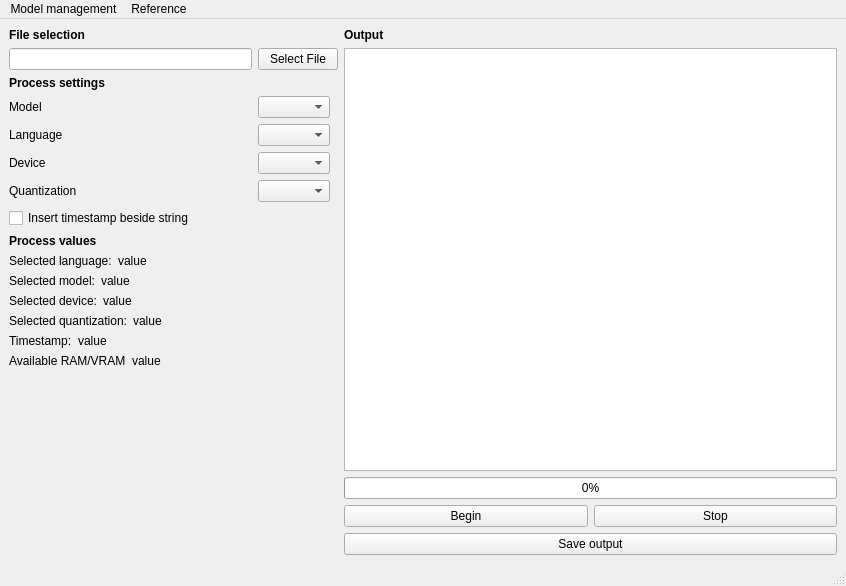
<?xml version="1.0" encoding="UTF-8"?>
<ui version="4.0">
 <class>Main</class>
 <widget class="QMainWindow" name="Main">
  <property name="geometry">
   <rect>
    <x>0</x>
    <y>0</y>
    <width>846</width>
    <height>586</height>
   </rect>
  </property>
  <property name="windowTitle">
   <string>MainWindow</string>
  </property>
  <widget class="QWidget" name="main_widget">
   <layout class="QGridLayout" name="gridLayout">
    <item row="3" column="1">
     <widget class="QComboBox" name="combo_model">
      <property name="sizePolicy">
       <sizepolicy hsizetype="Fixed" vsizetype="Fixed">
        <horstretch>0</horstretch>
        <verstretch>0</verstretch>
       </sizepolicy>
      </property>
     </widget>
    </item>
    <item row="7" column="0" colspan="2">
     <widget class="QCheckBox" name="check_timestamp">
      <property name="sizePolicy">
       <sizepolicy hsizetype="Fixed" vsizetype="Fixed">
        <horstretch>0</horstretch>
        <verstretch>0</verstretch>
       </sizepolicy>
      </property>
      <property name="text">
       <string>Insert timestamp beside string</string>
      </property>
      <property name="checkable">
       <bool>true</bool>
      </property>
      <property name="checked">
       <bool>false</bool>
      </property>
     </widget>
    </item>
    <item row="1" column="1">
     <widget class="QPushButton" name="button_file_selection">
      <property name="sizePolicy">
       <sizepolicy hsizetype="Fixed" vsizetype="Fixed">
        <horstretch>0</horstretch>
        <verstretch>0</verstretch>
       </sizepolicy>
      </property>
      <property name="text">
       <string>Select File</string>
      </property>
     </widget>
    </item>
    <item row="23" column="3">
     <widget class="QPushButton" name="button_stop">
      <property name="text">
       <string>Stop</string>
      </property>
     </widget>
    </item>
    <item row="4" column="0">
     <widget class="QLabel" name="label_language">
      <property name="sizePolicy">
       <sizepolicy hsizetype="Preferred" vsizetype="Fixed">
        <horstretch>0</horstretch>
        <verstretch>0</verstretch>
       </sizepolicy>
      </property>
      <property name="text">
       <string>Language</string>
      </property>
     </widget>
    </item>
    <item row="6" column="0">
     <widget class="QLabel" name="label_quantization">
      <property name="sizePolicy">
       <sizepolicy hsizetype="Preferred" vsizetype="Fixed">
        <horstretch>0</horstretch>
        <verstretch>0</verstretch>
       </sizepolicy>
      </property>
      <property name="text">
       <string>Quantization</string>
      </property>
     </widget>
    </item>
    <item row="24" column="2" colspan="2">
     <widget class="QPushButton" name="button_save">
      <property name="text">
       <string>Save output</string>
      </property>
     </widget>
    </item>
    <item row="23" column="2">
     <widget class="QPushButton" name="button_begin">
      <property name="text">
       <string>Begin</string>
      </property>
     </widget>
    </item>
    <item row="1" column="2" rowspan="21" colspan="2">
     <widget class="QTextBrowser" name="text_output"/>
    </item>
    <item row="0" column="0" colspan="2">
     <widget class="QLabel" name="label_file_selection">
      <property name="sizePolicy">
       <sizepolicy hsizetype="Preferred" vsizetype="Fixed">
        <horstretch>0</horstretch>
        <verstretch>0</verstretch>
       </sizepolicy>
      </property>
      <property name="font">
       <font>
        <weight>75</weight>
        <bold>true</bold>
       </font>
      </property>
      <property name="text">
       <string>File selection</string>
      </property>
     </widget>
    </item>
    <item row="6" column="1">
     <widget class="QComboBox" name="combo_quantization">
      <property name="sizePolicy">
       <sizepolicy hsizetype="Fixed" vsizetype="Fixed">
        <horstretch>0</horstretch>
        <verstretch>0</verstretch>
       </sizepolicy>
      </property>
     </widget>
    </item>
    <item row="2" column="0" colspan="2">
     <widget class="QLabel" name="label_process_settings">
      <property name="sizePolicy">
       <sizepolicy hsizetype="Preferred" vsizetype="Fixed">
        <horstretch>0</horstretch>
        <verstretch>0</verstretch>
       </sizepolicy>
      </property>
      <property name="font">
       <font>
        <weight>75</weight>
        <italic>false</italic>
        <bold>true</bold>
        <kerning>true</kerning>
       </font>
      </property>
      <property name="text">
       <string>Process settings</string>
      </property>
     </widget>
    </item>
    <item row="5" column="1">
     <widget class="QComboBox" name="combo_device">
      <property name="sizePolicy">
       <sizepolicy hsizetype="Fixed" vsizetype="Fixed">
        <horstretch>0</horstretch>
        <verstretch>0</verstretch>
       </sizepolicy>
      </property>
     </widget>
    </item>
    <item row="8" column="0" colspan="2">
     <widget class="QLabel" name="label_process_values">
      <property name="sizePolicy">
       <sizepolicy hsizetype="Preferred" vsizetype="Fixed">
        <horstretch>0</horstretch>
        <verstretch>0</verstretch>
       </sizepolicy>
      </property>
      <property name="font">
       <font>
        <weight>75</weight>
        <bold>true</bold>
       </font>
      </property>
      <property name="frameShape">
       <enum>QFrame::NoFrame</enum>
      </property>
      <property name="text">
       <string>Process values</string>
      </property>
     </widget>
    </item>
    <item row="3" column="0">
     <widget class="QLabel" name="label_model">
      <property name="sizePolicy">
       <sizepolicy hsizetype="Preferred" vsizetype="Fixed">
        <horstretch>0</horstretch>
        <verstretch>0</verstretch>
       </sizepolicy>
      </property>
      <property name="text">
       <string>Model</string>
      </property>
     </widget>
    </item>
    <item row="5" column="0">
     <widget class="QLabel" name="label_device">
      <property name="sizePolicy">
       <sizepolicy hsizetype="Preferred" vsizetype="Fixed">
        <horstretch>0</horstretch>
        <verstretch>0</verstretch>
       </sizepolicy>
      </property>
      <property name="text">
       <string>Device</string>
      </property>
     </widget>
    </item>
    <item row="0" column="2">
     <widget class="QLabel" name="label_output">
      <property name="sizePolicy">
       <sizepolicy hsizetype="Preferred" vsizetype="Fixed">
        <horstretch>0</horstretch>
        <verstretch>0</verstretch>
       </sizepolicy>
      </property>
      <property name="font">
       <font>
        <weight>75</weight>
        <bold>true</bold>
       </font>
      </property>
      <property name="text">
       <string>Output</string>
      </property>
     </widget>
    </item>
    <item row="4" column="1">
     <widget class="QComboBox" name="combo_language">
      <property name="sizePolicy">
       <sizepolicy hsizetype="Fixed" vsizetype="Fixed">
        <horstretch>0</horstretch>
        <verstretch>0</verstretch>
       </sizepolicy>
      </property>
     </widget>
    </item>
    <item row="22" column="2" colspan="2">
     <widget class="QProgressBar" name="progressBar">
      <property name="value">
       <number>0</number>
      </property>
      <property name="textVisible">
       <bool>true</bool>
      </property>
      <property name="invertedAppearance">
       <bool>false</bool>
      </property>
      <property name="textDirection">
       <enum>QProgressBar::TopToBottom</enum>
      </property>
      <property name="format">
       <string>%p%</string>
      </property>
     </widget>
    </item>
    <item row="1" column="0">
     <widget class="QLineEdit" name="line_file_selection">
      <property name="sizePolicy">
       <sizepolicy hsizetype="Minimum" vsizetype="Fixed">
        <horstretch>0</horstretch>
        <verstretch>0</verstretch>
       </sizepolicy>
      </property>
     </widget>
    </item>
    <item row="9" column="0" colspan="2">
     <widget class="QWidget" name="horizontal_langauge" native="true">
      <property name="sizePolicy">
       <sizepolicy hsizetype="Preferred" vsizetype="Fixed">
        <horstretch>0</horstretch>
        <verstretch>0</verstretch>
       </sizepolicy>
      </property>
      <layout class="QHBoxLayout" name="horizontalLayout">
       <property name="sizeConstraint">
        <enum>QLayout::SetFixedSize</enum>
       </property>
       <property name="leftMargin">
        <number>0</number>
       </property>
       <property name="topMargin">
        <number>0</number>
       </property>
       <property name="rightMargin">
        <number>0</number>
       </property>
       <property name="bottomMargin">
        <number>0</number>
       </property>
       <item>
        <widget class="QLabel" name="label_selected_language">
         <property name="sizePolicy">
          <sizepolicy hsizetype="Fixed" vsizetype="Fixed">
           <horstretch>0</horstretch>
           <verstretch>0</verstretch>
          </sizepolicy>
         </property>
         <property name="text">
          <string>Selected language:</string>
         </property>
        </widget>
       </item>
       <item>
        <widget class="QLabel" name="label_selected_language_value">
         <property name="sizePolicy">
          <sizepolicy hsizetype="Preferred" vsizetype="Fixed">
           <horstretch>0</horstretch>
           <verstretch>0</verstretch>
          </sizepolicy>
         </property>
         <property name="text">
          <string>value</string>
         </property>
        </widget>
       </item>
      </layout>
     </widget>
    </item>
    <item row="10" column="0" colspan="2">
     <widget class="QWidget" name="horzontal_model" native="true">
      <property name="sizePolicy">
       <sizepolicy hsizetype="Preferred" vsizetype="Fixed">
        <horstretch>0</horstretch>
        <verstretch>0</verstretch>
       </sizepolicy>
      </property>
      <layout class="QHBoxLayout" name="horizontalLayout_2">
       <property name="sizeConstraint">
        <enum>QLayout::SetFixedSize</enum>
       </property>
       <property name="leftMargin">
        <number>0</number>
       </property>
       <property name="topMargin">
        <number>0</number>
       </property>
       <property name="rightMargin">
        <number>0</number>
       </property>
       <property name="bottomMargin">
        <number>0</number>
       </property>
       <item>
        <widget class="QLabel" name="label_selected_model">
         <property name="sizePolicy">
          <sizepolicy hsizetype="Fixed" vsizetype="Fixed">
           <horstretch>0</horstretch>
           <verstretch>0</verstretch>
          </sizepolicy>
         </property>
         <property name="text">
          <string>Selected model:</string>
         </property>
        </widget>
       </item>
       <item>
        <widget class="QLabel" name="label_selected_model_value">
         <property name="sizePolicy">
          <sizepolicy hsizetype="Preferred" vsizetype="Fixed">
           <horstretch>0</horstretch>
           <verstretch>0</verstretch>
          </sizepolicy>
         </property>
         <property name="text">
          <string>value</string>
         </property>
        </widget>
       </item>
      </layout>
     </widget>
    </item>
    <item row="12" column="0" colspan="2">
     <widget class="QWidget" name="horizontal_quantization" native="true">
      <layout class="QHBoxLayout" name="horizontalLayout_4">
       <property name="sizeConstraint">
        <enum>QLayout::SetFixedSize</enum>
       </property>
       <property name="leftMargin">
        <number>0</number>
       </property>
       <property name="topMargin">
        <number>0</number>
       </property>
       <property name="rightMargin">
        <number>0</number>
       </property>
       <property name="bottomMargin">
        <number>0</number>
       </property>
       <item>
        <widget class="QLabel" name="label_selected_quantization">
         <property name="sizePolicy">
          <sizepolicy hsizetype="Fixed" vsizetype="Fixed">
           <horstretch>0</horstretch>
           <verstretch>0</verstretch>
          </sizepolicy>
         </property>
         <property name="text">
          <string>Selected quantization:</string>
         </property>
        </widget>
       </item>
       <item>
        <widget class="QLabel" name="label_selected_quantization_value">
         <property name="sizePolicy">
          <sizepolicy hsizetype="Preferred" vsizetype="Fixed">
           <horstretch>0</horstretch>
           <verstretch>0</verstretch>
          </sizepolicy>
         </property>
         <property name="text">
          <string>value</string>
         </property>
        </widget>
       </item>
      </layout>
     </widget>
    </item>
    <item row="13" column="0" colspan="2">
     <widget class="QWidget" name="horizontal_timestamp" native="true">
      <layout class="QHBoxLayout" name="horizontalLayout_5">
       <property name="sizeConstraint">
        <enum>QLayout::SetFixedSize</enum>
       </property>
       <property name="leftMargin">
        <number>0</number>
       </property>
       <property name="topMargin">
        <number>0</number>
       </property>
       <property name="rightMargin">
        <number>0</number>
       </property>
       <property name="bottomMargin">
        <number>0</number>
       </property>
       <item>
        <widget class="QLabel" name="label_selected_timestamp">
         <property name="sizePolicy">
          <sizepolicy hsizetype="Fixed" vsizetype="Fixed">
           <horstretch>0</horstretch>
           <verstretch>0</verstretch>
          </sizepolicy>
         </property>
         <property name="text">
          <string>Timestamp:</string>
         </property>
        </widget>
       </item>
       <item>
        <widget class="QLabel" name="label_selected_timestamp_value">
         <property name="sizePolicy">
          <sizepolicy hsizetype="Preferred" vsizetype="Fixed">
           <horstretch>0</horstretch>
           <verstretch>0</verstretch>
          </sizepolicy>
         </property>
         <property name="text">
          <string>value</string>
         </property>
        </widget>
       </item>
      </layout>
     </widget>
    </item>
    <item row="14" column="0" colspan="2">
     <widget class="QWidget" name="horizontal_ram_vram" native="true">
      <layout class="QHBoxLayout" name="horizontalLayout_6">
       <property name="sizeConstraint">
        <enum>QLayout::SetFixedSize</enum>
       </property>
       <property name="leftMargin">
        <number>0</number>
       </property>
       <property name="topMargin">
        <number>0</number>
       </property>
       <property name="rightMargin">
        <number>0</number>
       </property>
       <property name="bottomMargin">
        <number>0</number>
       </property>
       <item>
        <widget class="QLabel" name="label_ram_vram">
         <property name="sizePolicy">
          <sizepolicy hsizetype="Fixed" vsizetype="Fixed">
           <horstretch>0</horstretch>
           <verstretch>0</verstretch>
          </sizepolicy>
         </property>
         <property name="text">
          <string>Available RAM/VRAM</string>
         </property>
        </widget>
       </item>
       <item>
        <widget class="QLabel" name="label_ram_vram_value">
         <property name="sizePolicy">
          <sizepolicy hsizetype="Preferred" vsizetype="Fixed">
           <horstretch>0</horstretch>
           <verstretch>0</verstretch>
          </sizepolicy>
         </property>
         <property name="text">
          <string>value</string>
         </property>
        </widget>
       </item>
      </layout>
     </widget>
    </item>
    <item row="20" column="0" rowspan="5" colspan="2">
     <spacer name="verticalSpacer">
      <property name="orientation">
       <enum>Qt::Vertical</enum>
      </property>
      <property name="sizeHint" stdset="0">
       <size>
        <width>20</width>
        <height>40</height>
       </size>
      </property>
     </spacer>
    </item>
    <item row="11" column="0" colspan="2">
     <widget class="QWidget" name="horizontal_device" native="true">
      <layout class="QHBoxLayout" name="horizontalLayout_3">
       <property name="sizeConstraint">
        <enum>QLayout::SetFixedSize</enum>
       </property>
       <property name="leftMargin">
        <number>0</number>
       </property>
       <property name="topMargin">
        <number>0</number>
       </property>
       <property name="rightMargin">
        <number>0</number>
       </property>
       <property name="bottomMargin">
        <number>0</number>
       </property>
       <item>
        <widget class="QLabel" name="label_selected_device">
         <property name="sizePolicy">
          <sizepolicy hsizetype="Fixed" vsizetype="Fixed">
           <horstretch>0</horstretch>
           <verstretch>0</verstretch>
          </sizepolicy>
         </property>
         <property name="text">
          <string>Selected device:</string>
         </property>
        </widget>
       </item>
       <item>
        <widget class="QLabel" name="label_selected_device_value">
         <property name="sizePolicy">
          <sizepolicy hsizetype="Preferred" vsizetype="Fixed">
           <horstretch>0</horstretch>
           <verstretch>0</verstretch>
          </sizepolicy>
         </property>
         <property name="text">
          <string>value</string>
         </property>
        </widget>
       </item>
      </layout>
     </widget>
    </item>
   </layout>
  </widget>
  <widget class="QMenuBar" name="menubar">
   <property name="geometry">
    <rect>
     <x>0</x>
     <y>0</y>
     <width>846</width>
     <height>24</height>
    </rect>
   </property>
   <widget class="QMenu" name="menu_model_management">
    <property name="title">
     <string>Model management</string>
    </property>
   </widget>
   <widget class="QMenu" name="menu_reference">
    <property name="title">
     <string>Reference</string>
    </property>
   </widget>
   <addaction name="menu_model_management"/>
   <addaction name="menu_reference"/>
  </widget>
  <widget class="QStatusBar" name="statusbar"/>
 </widget>
 <resources/>
 <connections/>
</ui>
